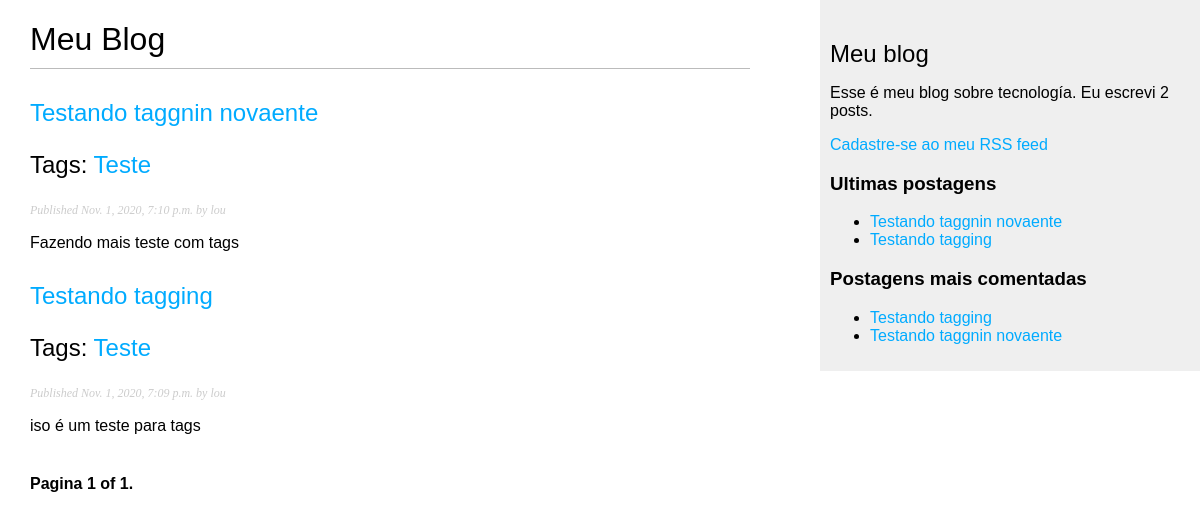
Before: /blog_app/ with the older database file.
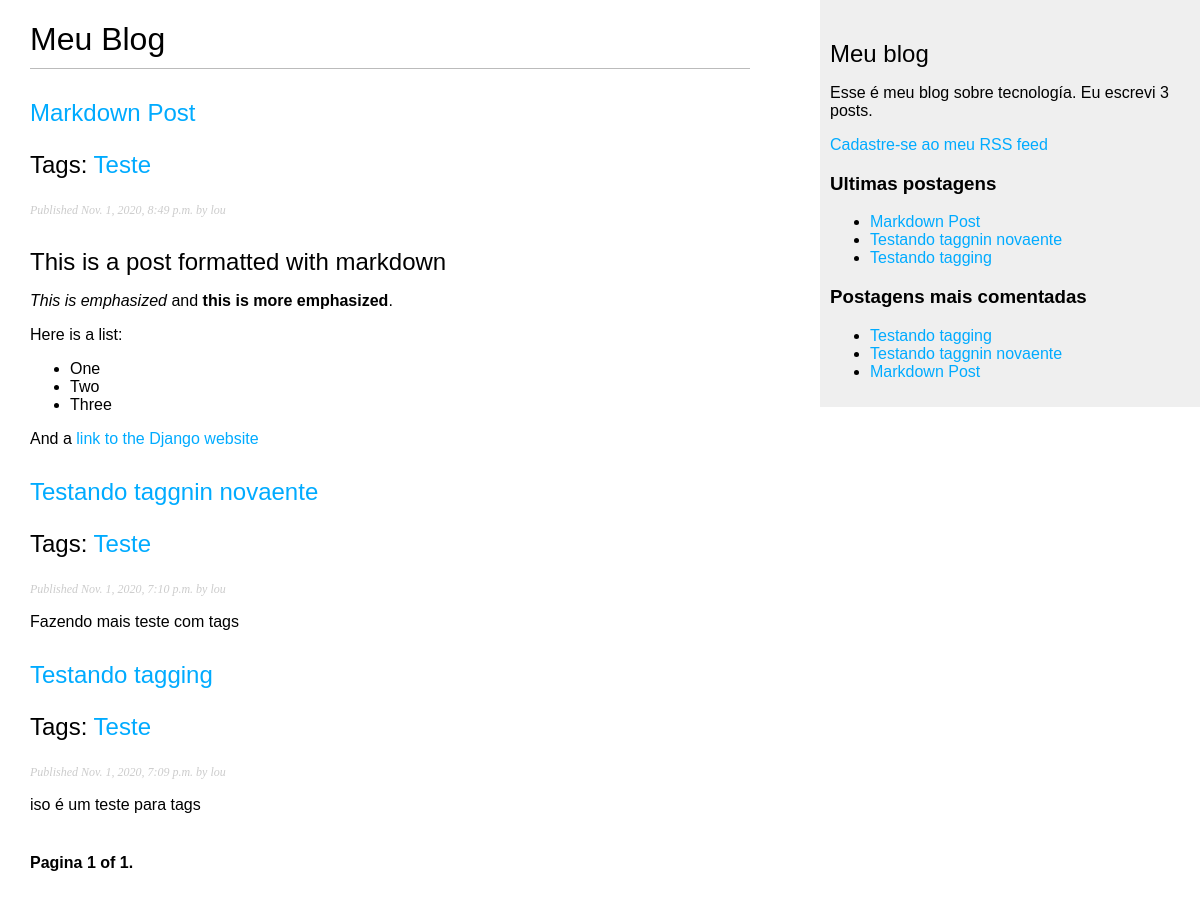
After: the same page with the newer database file.
### blog_app/models.py (models this page shows, shortened)
class Post(models.Model):
    ESCOLHA_STATUS = (
        ('rascunho', 'Rascunho'),
        ('publicado', 'Publicado'),
    )
    titulo = models.CharField(max_length=250) # ESSE CAMPO É PARA O TÍTULO DO POST
    slug = models.SlugField(max_length=250,   # ESSE CAMPO É PARA SER USADO NAS URLS.
                            unique_for_date='publicar') # SLUG É UM RÓTULO QUE CONTEM APENAS LETRAS, NÚMEROS ETC...
    autor = models.ForeignKey(User, # ESSE CAMPO DENIFE  RELAÇÃO many-to-one.
                            on_delete=models.CASCADE, # OU SEJA: CADA POST É ESCRITO POR APENAS UM USUÁRIO
                            related_name='blog_posts') # E UM USUÁRIO PODE ESCREVER QUALQUER NUMERO DE POSTS.
    body = models.TextField() # ESSE É  O CORPO DO POST. É UM CAMPO DE TEXT QUE É ENVIADO PARA A BASE DE DADOS SQL
    publicar = models.DateTimeField(default=timezone.now) # DateTimeField INDICA QUANDO FOI O POST
    criado = models.DateTimeField(auto_now_add=True) # INDICA QUANDO O POST FOI CRIADO
    atualizado = models.DateTimeField(auto_now=True) # INDICA A ULTIMA VEZ QUE O POST FOI ATUALIZADO
    status = models.CharField(max_length=10, # MOSTRA O STATUS DO POST
                                choices=ESCOLHA_STATUS,
                                default='rascunho')
    objetos = models.Manager() # MANAGER PADRÃO
    publicado = AdminPub() # MANAGER PERSONALIZADO
    tags = TaggableManager()
    class Meta: # ESSA CLASSE CONTÉM METADATA. DJANGO ORDENA OS RESULTADOS
        ordering = ('-publicar',) # PELO CAMPO DE PUBLICAÇÃO EM ORDEM DECRESCENTE
    def get_absolute_url(self):
        return reverse('blog_app:detalhe_post',
                        args=[self.publicar.year,
                              self.publicar.month,
                              self.publicar.day, self.slug])

### blog_app/views.py (the view)
# urls.py: path('',views.lista_post, name='lista_post'), # O PRIMEIRO PADRÃO Ñ ECEBE NENHUM ARGUMETNO E MAPEADA PARA A VIEW lista_post
def lista_post(request, tag_slug=None): # ESSA VIEW PEGA A REQUEST COMO ÚNICO PARÂMETRO. PARÂMETRO REQUERIDO POR TODAS AS VIEWS
    object_list = Post.publicado.all()
    tag = None
    if tag_slug:
        tag = get_object_or_404(Tag, slug=tag_slug)
        object_list = object_list.filter(tags__in=[tag])
    paginator = Paginator(object_list, 3) # 3 POST EM CADA PÁGINA
    page = request.GET.get('page')
    try:
        posts = paginator.page(page)
    except PageNotAnInteger:
        posts = paginator.page(1)
    except EmptyPage:
        posts = paginator.page(paginator.num_pages)
    return render(request,'blog_app/post/lista.html',{'page':page,
                                                      'posts':posts,
                                                      'tag':tag})

### blog_app/models.py (called while the page is built)
    def get_queryset(self): # ESSE MÉTODO DE UM MANAGER RETORNA A QuerySet QUE VAI SER EXECUTADA
        return super(AdminPub,
                     self).get_queryset()\
                          .filter(status='publicado') # SOBREESCREVE O MÉTODO ACIMA PARA INCLUIR O MANAGER COSTOMIZADO

### blog_app/templatetags/blog_tags.py (called while the page is built)
@register.simple_tag
def total_posts():
    return Post.publicado.count()

@register.inclusion_tag('blog_app/post/ultimos_posts.html')
def mostrar_ultimos_posts(count=5):
    ultimos_posts = Post.publicado.order_by('-publicar')[:count]
    return {'ultimos_posts': ultimos_posts}

@register.simple_tag
def get_postagens_mais_comentadas(count=5):
    return Post.publicado.annotate(
                total_commentarios=Count('comentarios')
                ).order_by('-total_commentarios')[:count]

@register.filter(name='markdown')
def markdown_format(text):
    return mark_safe(markdown.markdown(text))

### blog_app/templates/blog_app/post/lista.html (shortened to what this page needs)
{% extends "blog_app/base.html" %}
{% load blog_tags %}
{% block content %}
  <h1>Meu Blog</h1>
  {% for post in posts %}
    <h2>
      <a href="{{ post.get_absolute_url }}">
      {{ post.titulo }}
      </a>
      <p class="tags">
        Tags:
        {% for tag in post.tags.all %}
          <a href="{% url "blog_app:lista_post_by_tag" tag.slug %}">
            {{ tag.name }}
          </a>
        {% endfor %}
      </p>
    </h2>
    <p class="date">
      Published {{ post.publicar }} by {{ post.autor }}
    </p>
    {{ post.body|markdown|truncatewords_html:30 }}
  {% endfor %}
  {% include "pagination.html" with page=posts %}
{% endblock %}

### blog_app/templates/blog_app/base.html (shortened to what this page needs)
{% load blog_tags %}
{% load static %}
<!DOCTYPE html>
<html lang="pt" dir="ltr">
  <head>
    <link href="{% static 'blog_app/css/blog.css' %}" rel="stylesheet">
  </head>
  <body>
    <div id="content">
      {% block content %}
      {% endblock %}
    </div>
    <div id="sidebar">
      <h2>Meu blog</h2>
      <p>Esse é meu blog sobre tecnología. Eu escrevi {% total_posts %} posts.</p>
      <p>
        <a href="{% url "blog_app:post_feed" %}">Cadastre-se ao meu RSS feed</a>
      </p>
      <h3>Ultimas postagens</h3>
      {% mostrar_ultimos_posts 3 %}
      <h3>Postagens mais comentadas</h3>
      {% get_postagens_mais_comentadas as postagens_mais_comentadas %}
      <ul>
        {% for post in postagens_mais_comentadas %}
        <li>
          <a href="{{ post.get_absolute_url }}">{{ post.titulo }}</a>
        </li>
        {% endfor %}
      </ul>
    </div>
  </body>
</html>

### blog_app/templates/blog_app/post/ultimos_posts.html
<ul>
  {% for post in ultimos_posts %}
  <li>
    <a href="{{ post.get_absolute_url }}">{{ post.titulo }}</a>
  </li>
  {% endfor %}
</ul>

Changed rows visible on the page:
added Post: titulo "Markdown Post", publicar "Nov. 1, 2020, 8:49 p.m.", autor "lou", body "This is a post formatted with markdown This is emphasized and this is more emphasized . Here is a list: One Two Three And a link to the Django website", Tag (name "Teste")
Other visible differences:
text no longer shown: "2"
text now shown: "3"
